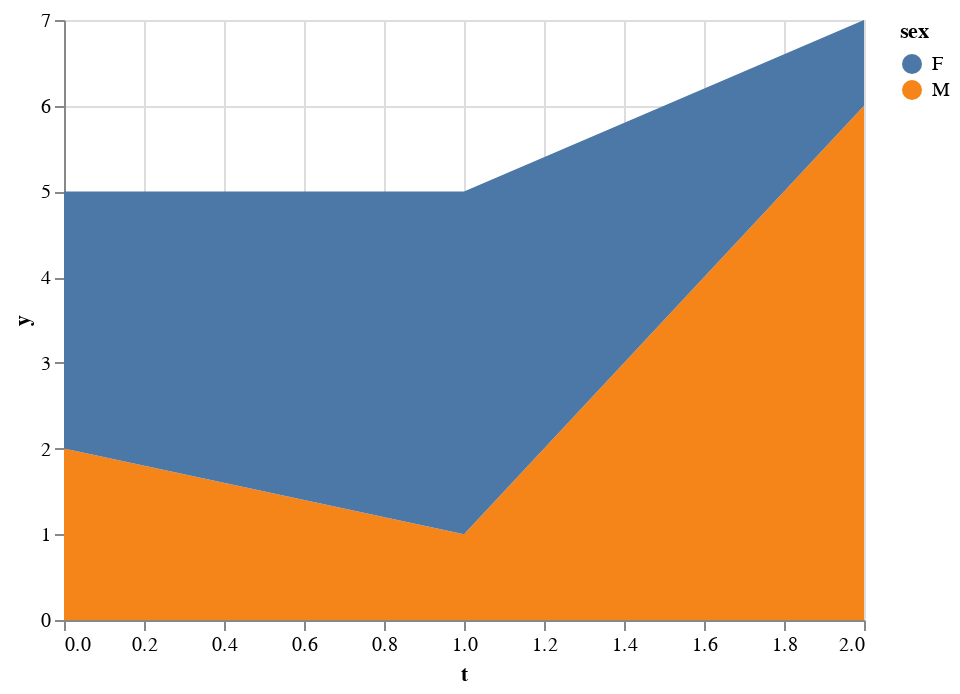

The cell this chart's notebook holds for it:
### Markdown cell above
#### Overlapping areas

### Code cell
alt.Chart(df2).mark_area().encode(x='t',  y='y', color='sex' )

### Figure 1 — Vega-Lite specification as saved in the notebook (floating-point values rounded to 4 significant figures)
{"$schema": "https://vega.github.io/schema/vega-lite/v2.4.1.json", "config": {"view": {"height": 300, "width": 400}}, "data": {"values": [{"sex": "M", "t": 0, "y": 2}, {"sex": "F", "t": 0, "y": 3}, {"sex": "M", "t": 1, "y": 1}, {"sex": "F", "t": 1, "y": 4}, {"sex": "M", "t": 2, "y": 6}, {"sex": "F", "t": 2, "y": 1}]}, "encoding": {"color": {"field": "sex", "type": "nominal"}, "x": {"field": "t", "type": "quantitative"}, "y": {"field": "y", "type": "quantitative"}}, "mark": "area"}
